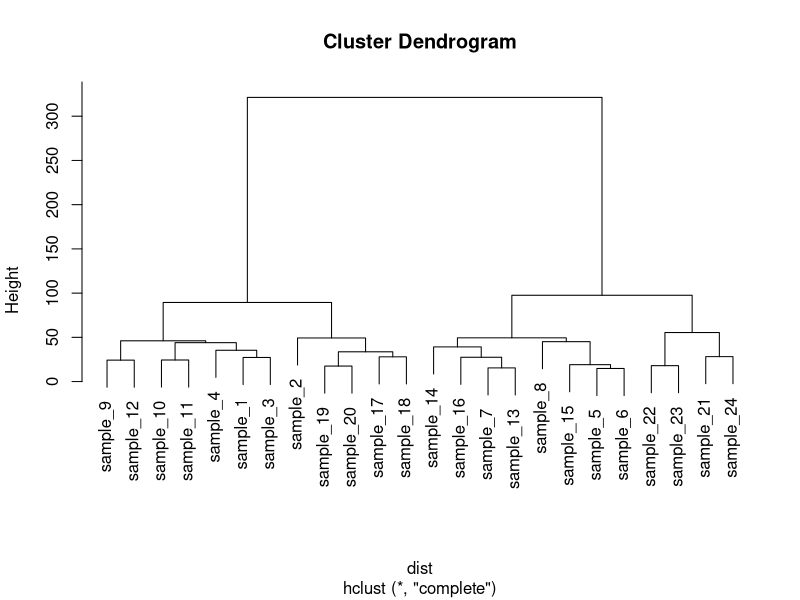

Reproduce this figure in R.
# Dataset 
sample=paste(rep("sample_",24) , seq(1,24) , sep="")
specie=c(rep("dicoccoides" , 8) , rep("dicoccum" , 8) , rep("durum" , 8))
treatment=rep(c(rep("High",4 ) , rep("Low",4)),3)
data=data.frame(sample,specie,treatment)
for (i in seq(1:5)){
        gene=sample(c(1:40) , 24 )
        data=cbind(data , gene)
        colnames(data)[ncol(data)]=paste("gene_",i,sep="")
}
data[data$treatment=="High" , c(4:8)]=data[data$treatment=="High" , c(4:8)]+100
data[data$specie=="durum" , c(4:8)]=data[data$specie=="durum" , c(4:8)]-30
data

# Euclidean distance
rownames(data)=data[,1]    
dist=dist(data[ , c(4:8)] , diag=TRUE)
dist

# hierarchical clustering
hc=hclust(dist)

plot(hc)


